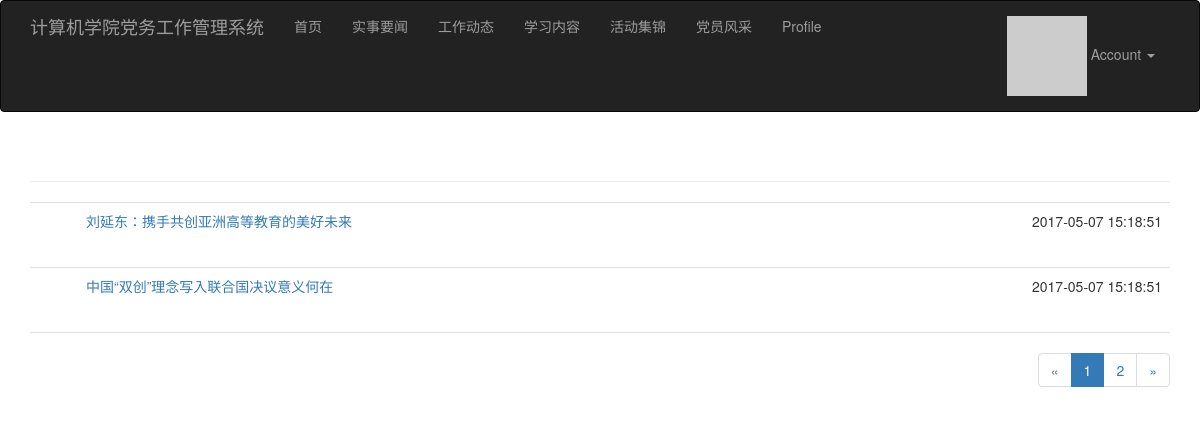
Screenshot of /news (signed in) with the database file from the repository.
### app/models.py (models this page shows, shortened)
class CurrentNews(db.Model):
    __tablename__ = 'current_news'
    id = db.Column(db.Integer, primary_key=True)
    title = db.Column(db.String(64), nullable=False)
    content = db.Column(db.Text, nullable=True)
    content_html = db.Column(db.Text, nullable=True)
    create_time = db.Column(db.DateTime, default=datetime.now())
    publish_time = db.Column(db.DateTime, default=datetime.now())
    img_path = db.Column(db.String(256), nullable=True)

### app/main/views.py (the view)
@main.route('/news', methods=['GET'])
def current_news():
    page = request.args.get('page', 1, type=int)
    pagination = CurrentNews.query.order_by(CurrentNews.publish_time).paginate(
            page, per_page=current_app.config['PER_PAGE'],
            error_out=False)
    posts = pagination.items
    return render_template('main/news.html', posts=posts,
                           pagination=pagination)

### app/auth/views.py (called while the page is built)
@auth.before_app_request
def before_request():
    if current_user.is_authenticated:
        current_user.ping()

### app/models.py (called while the page is built)
@login_manager.user_loader
def load_user(user_id):
    return User.query.get(int(user_id))

    def ping(self):
        self.last_seen = datetime.now()
        db.session.add(self)

    def gravatar(self, size=100, default='identicon', rating='g'):
        if request.is_secure:
            url = 'https://secure.gravatar.com/avatar'
        else:
            url = 'http://secure.gravatar.com/avatar'
        hash = self.avatar_hash or hashlib.md5(self.email.encode('utf-8')).hexdigest()
        return '{url}/{hash}?s={size}&d={default}&r={rating}'.format(url=url, size=size, hash=hash,
                                                                     default=default, rating=rating)

### app/templates/main/news.html (shortened to what this page needs)
{% extends "base.html" %}
{% import "bootstrap/wtf.html" as wtf %}
{% import "_macros.html" as macros %}
{% block page_content %}
<div class="page-header">
</div>
<ul class="posts">
    {% for post in posts %}
    <li class="post">
        <div class="post-content">
            <div class="post-date">{{ post.publish_time }}</div>
            <div class="post-title"> <a href="{{ url_for('main.current_news_detail', pk=post.id) }}" > {{ post.title }}   </a> </div>
        </div>
    </li>
    {% endfor %}
</ul>
{% if pagination %}
<div class="pagination">
    {{ macros.pagination_widget(pagination, 'main.current_news') }}
</div>
{% endif %}
{% endblock %}

### app/static/styles.css (style rules this page uses)
ul.posts { list-style-type: none; padding: 0px; margin: 16px 0px 0px 0px; border-top: 1px solid #e0e0e0; }
ul.posts li.post { padding: 8px; border-bottom: 1px solid #e0e0e0; }
div.post-date { float: right; }
div.post-content { margin-left: 48px; min-height: 48px; }
div.pagination { width: 100%; text-align: right; padding: 0px; margin: 0px; }

### rows the page displays
CurrentNews: publish_time "2017-05-07 15:18:51", title "刘延东：携手共创亚洲高等教育的美好未来"
CurrentNews: publish_time "2017-05-07 15:18:51", title "中国“双创”理念写入联合国决议意义何在"

### other values shown
{{ p }} "1"
{{ p }} "2"
